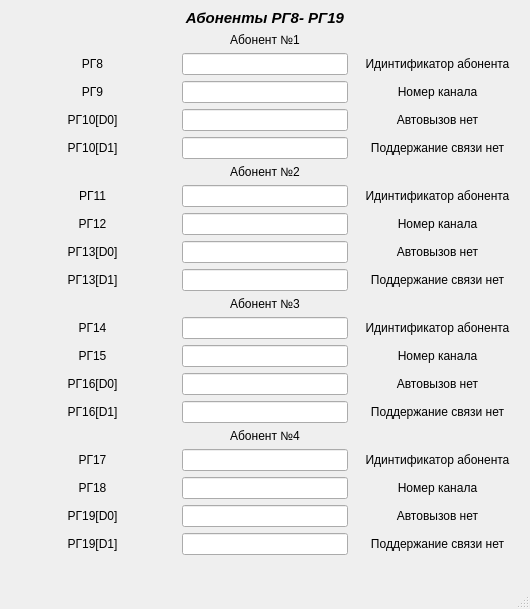
<?xml version="1.0" encoding="UTF-8"?>
<ui version="4.0">
 <class>MainWindow</class>
 <widget class="QMainWindow" name="MainWindow">
  <property name="geometry">
   <rect>
    <x>0</x>
    <y>0</y>
    <width>530</width>
    <height>609</height>
   </rect>
  </property>
  <property name="windowTitle">
   <string>MainWindow</string>
  </property>
  <widget class="QWidget" name="centralwidget">
   <layout class="QGridLayout" name="gridLayout_2">
    <item row="4" column="0">
     <spacer name="verticalSpacer">
      <property name="orientation">
       <enum>Qt::Vertical</enum>
      </property>
      <property name="sizeHint" stdset="0">
       <size>
        <width>20</width>
        <height>40</height>
       </size>
      </property>
     </spacer>
    </item>
    <item row="3" column="0">
     <layout class="QGridLayout" name="gridLayout">
      <item row="7" column="0">
       <widget class="QLabel" name="label_12">
        <property name="sizePolicy">
         <sizepolicy hsizetype="Preferred" vsizetype="Preferred">
          <horstretch>0</horstretch>
          <verstretch>0</verstretch>
         </sizepolicy>
        </property>
        <property name="text">
         <string>РГ11</string>
        </property>
        <property name="alignment">
         <set>Qt::AlignCenter</set>
        </property>
       </widget>
      </item>
      <item row="0" column="0" colspan="3">
       <widget class="QLabel" name="label">
        <property name="font">
         <font>
          <pointsize>11</pointsize>
          <italic>true</italic>
          <bold>true</bold>
         </font>
        </property>
        <property name="text">
         <string>Абоненты РГ8- РГ19</string>
        </property>
        <property name="alignment">
         <set>Qt::AlignCenter</set>
        </property>
       </widget>
      </item>
      <item row="17" column="1">
       <widget class="QLineEdit" name="lineEdit_22">
        <property name="sizePolicy">
         <sizepolicy hsizetype="Preferred" vsizetype="Preferred">
          <horstretch>0</horstretch>
          <verstretch>0</verstretch>
         </sizepolicy>
        </property>
        <property name="alignment">
         <set>Qt::AlignCenter</set>
        </property>
       </widget>
      </item>
      <item row="13" column="0">
       <widget class="QLabel" name="label_23">
        <property name="sizePolicy">
         <sizepolicy hsizetype="Preferred" vsizetype="Preferred">
          <horstretch>0</horstretch>
          <verstretch>0</verstretch>
         </sizepolicy>
        </property>
        <property name="text">
         <string>РГ15</string>
        </property>
        <property name="alignment">
         <set>Qt::AlignCenter</set>
        </property>
       </widget>
      </item>
      <item row="12" column="1">
       <widget class="QLineEdit" name="lineEdit_9">
        <property name="sizePolicy">
         <sizepolicy hsizetype="Preferred" vsizetype="Preferred">
          <horstretch>0</horstretch>
          <verstretch>0</verstretch>
         </sizepolicy>
        </property>
        <property name="alignment">
         <set>Qt::AlignCenter</set>
        </property>
       </widget>
      </item>
      <item row="13" column="2">
       <widget class="QLabel" name="label_49">
        <property name="sizePolicy">
         <sizepolicy hsizetype="Preferred" vsizetype="Preferred">
          <horstretch>0</horstretch>
          <verstretch>0</verstretch>
         </sizepolicy>
        </property>
        <property name="text">
         <string>Номер канала</string>
        </property>
        <property name="alignment">
         <set>Qt::AlignCenter</set>
        </property>
       </widget>
      </item>
      <item row="6" column="0" colspan="3">
       <widget class="QLabel" name="label_11">
        <property name="text">
         <string>Абонент №2</string>
        </property>
        <property name="alignment">
         <set>Qt::AlignCenter</set>
        </property>
       </widget>
      </item>
      <item row="15" column="1">
       <widget class="QLineEdit" name="lineEdit_21">
        <property name="sizePolicy">
         <sizepolicy hsizetype="Preferred" vsizetype="Preferred">
          <horstretch>0</horstretch>
          <verstretch>0</verstretch>
         </sizepolicy>
        </property>
        <property name="alignment">
         <set>Qt::AlignCenter</set>
        </property>
       </widget>
      </item>
      <item row="12" column="0">
       <widget class="QLabel" name="label_21">
        <property name="sizePolicy">
         <sizepolicy hsizetype="Preferred" vsizetype="Preferred">
          <horstretch>0</horstretch>
          <verstretch>0</verstretch>
         </sizepolicy>
        </property>
        <property name="text">
         <string>РГ14</string>
        </property>
        <property name="alignment">
         <set>Qt::AlignCenter</set>
        </property>
       </widget>
      </item>
      <item row="18" column="0">
       <widget class="QLabel" name="label_55">
        <property name="sizePolicy">
         <sizepolicy hsizetype="Preferred" vsizetype="Preferred">
          <horstretch>0</horstretch>
          <verstretch>0</verstretch>
         </sizepolicy>
        </property>
        <property name="text">
         <string>РГ18</string>
        </property>
        <property name="alignment">
         <set>Qt::AlignCenter</set>
        </property>
       </widget>
      </item>
      <item row="8" column="2">
       <widget class="QLabel" name="label_15">
        <property name="sizePolicy">
         <sizepolicy hsizetype="Preferred" vsizetype="Preferred">
          <horstretch>0</horstretch>
          <verstretch>0</verstretch>
         </sizepolicy>
        </property>
        <property name="text">
         <string>Номер канала</string>
        </property>
        <property name="alignment">
         <set>Qt::AlignCenter</set>
        </property>
       </widget>
      </item>
      <item row="15" column="0">
       <widget class="QLabel" name="label_48">
        <property name="sizePolicy">
         <sizepolicy hsizetype="Preferred" vsizetype="Preferred">
          <horstretch>0</horstretch>
          <verstretch>0</verstretch>
         </sizepolicy>
        </property>
        <property name="text">
         <string>РГ16[D1]</string>
        </property>
        <property name="alignment">
         <set>Qt::AlignCenter</set>
        </property>
       </widget>
      </item>
      <item row="10" column="2">
       <widget class="QLabel" name="label_19">
        <property name="sizePolicy">
         <sizepolicy hsizetype="Preferred" vsizetype="Preferred">
          <horstretch>0</horstretch>
          <verstretch>0</verstretch>
         </sizepolicy>
        </property>
        <property name="text">
         <string>Поддержание связи нет</string>
        </property>
        <property name="alignment">
         <set>Qt::AlignCenter</set>
        </property>
       </widget>
      </item>
      <item row="4" column="1">
       <widget class="QLineEdit" name="lineEdit_3">
        <property name="sizePolicy">
         <sizepolicy hsizetype="Preferred" vsizetype="Preferred">
          <horstretch>0</horstretch>
          <verstretch>0</verstretch>
         </sizepolicy>
        </property>
        <property name="alignment">
         <set>Qt::AlignCenter</set>
        </property>
       </widget>
      </item>
      <item row="13" column="1">
       <widget class="QLineEdit" name="lineEdit_19">
        <property name="sizePolicy">
         <sizepolicy hsizetype="Preferred" vsizetype="Preferred">
          <horstretch>0</horstretch>
          <verstretch>0</verstretch>
         </sizepolicy>
        </property>
        <property name="alignment">
         <set>Qt::AlignCenter</set>
        </property>
       </widget>
      </item>
      <item row="5" column="0">
       <widget class="QLabel" name="label_8">
        <property name="sizePolicy">
         <sizepolicy hsizetype="Preferred" vsizetype="Preferred">
          <horstretch>0</horstretch>
          <verstretch>0</verstretch>
         </sizepolicy>
        </property>
        <property name="text">
         <string>РГ10[D1]</string>
        </property>
        <property name="alignment">
         <set>Qt::AlignCenter</set>
        </property>
       </widget>
      </item>
      <item row="16" column="0" colspan="3">
       <widget class="QLabel" name="label_52">
        <property name="text">
         <string>Абонент №4</string>
        </property>
        <property name="alignment">
         <set>Qt::AlignCenter</set>
        </property>
       </widget>
      </item>
      <item row="20" column="1">
       <widget class="QLineEdit" name="lineEdit_25">
        <property name="sizePolicy">
         <sizepolicy hsizetype="Preferred" vsizetype="Preferred">
          <horstretch>0</horstretch>
          <verstretch>0</verstretch>
         </sizepolicy>
        </property>
        <property name="alignment">
         <set>Qt::AlignCenter</set>
        </property>
       </widget>
      </item>
      <item row="3" column="1">
       <widget class="QLineEdit" name="lineEdit_2">
        <property name="sizePolicy">
         <sizepolicy hsizetype="Preferred" vsizetype="Preferred">
          <horstretch>0</horstretch>
          <verstretch>0</verstretch>
         </sizepolicy>
        </property>
        <property name="alignment">
         <set>Qt::AlignCenter</set>
        </property>
       </widget>
      </item>
      <item row="18" column="2">
       <widget class="QLabel" name="label_58">
        <property name="sizePolicy">
         <sizepolicy hsizetype="Preferred" vsizetype="Preferred">
          <horstretch>0</horstretch>
          <verstretch>0</verstretch>
         </sizepolicy>
        </property>
        <property name="text">
         <string>Номер канала</string>
        </property>
        <property name="alignment">
         <set>Qt::AlignCenter</set>
        </property>
       </widget>
      </item>
      <item row="8" column="1">
       <widget class="QLineEdit" name="lineEdit_6">
        <property name="sizePolicy">
         <sizepolicy hsizetype="Preferred" vsizetype="Preferred">
          <horstretch>0</horstretch>
          <verstretch>0</verstretch>
         </sizepolicy>
        </property>
        <property name="alignment">
         <set>Qt::AlignCenter</set>
        </property>
       </widget>
      </item>
      <item row="9" column="0">
       <widget class="QLabel" name="label_16">
        <property name="sizePolicy">
         <sizepolicy hsizetype="Preferred" vsizetype="Preferred">
          <horstretch>0</horstretch>
          <verstretch>0</verstretch>
         </sizepolicy>
        </property>
        <property name="text">
         <string>РГ13[D0]</string>
        </property>
        <property name="alignment">
         <set>Qt::AlignCenter</set>
        </property>
       </widget>
      </item>
      <item row="7" column="1">
       <widget class="QLineEdit" name="lineEdit_5">
        <property name="sizePolicy">
         <sizepolicy hsizetype="Preferred" vsizetype="Preferred">
          <horstretch>0</horstretch>
          <verstretch>0</verstretch>
         </sizepolicy>
        </property>
        <property name="alignment">
         <set>Qt::AlignCenter</set>
        </property>
       </widget>
      </item>
      <item row="5" column="1">
       <widget class="QLineEdit" name="lineEdit_4">
        <property name="sizePolicy">
         <sizepolicy hsizetype="Preferred" vsizetype="Preferred">
          <horstretch>0</horstretch>
          <verstretch>0</verstretch>
         </sizepolicy>
        </property>
        <property name="alignment">
         <set>Qt::AlignCenter</set>
        </property>
       </widget>
      </item>
      <item row="2" column="1">
       <widget class="QLineEdit" name="lineEdit">
        <property name="sizePolicy">
         <sizepolicy hsizetype="Preferred" vsizetype="Preferred">
          <horstretch>0</horstretch>
          <verstretch>0</verstretch>
         </sizepolicy>
        </property>
        <property name="alignment">
         <set>Qt::AlignCenter</set>
        </property>
       </widget>
      </item>
      <item row="8" column="0">
       <widget class="QLabel" name="label_14">
        <property name="sizePolicy">
         <sizepolicy hsizetype="Preferred" vsizetype="Preferred">
          <horstretch>0</horstretch>
          <verstretch>0</verstretch>
         </sizepolicy>
        </property>
        <property name="text">
         <string>РГ12</string>
        </property>
        <property name="alignment">
         <set>Qt::AlignCenter</set>
        </property>
       </widget>
      </item>
      <item row="4" column="0">
       <widget class="QLabel" name="label_6">
        <property name="sizePolicy">
         <sizepolicy hsizetype="Preferred" vsizetype="Preferred">
          <horstretch>0</horstretch>
          <verstretch>0</verstretch>
         </sizepolicy>
        </property>
        <property name="text">
         <string>РГ10[D0]</string>
        </property>
        <property name="alignment">
         <set>Qt::AlignCenter</set>
        </property>
       </widget>
      </item>
      <item row="1" column="0" colspan="3">
       <widget class="QLabel" name="label_10">
        <property name="text">
         <string>Абонент №1</string>
        </property>
        <property name="alignment">
         <set>Qt::AlignCenter</set>
        </property>
       </widget>
      </item>
      <item row="9" column="1">
       <widget class="QLineEdit" name="lineEdit_7">
        <property name="sizePolicy">
         <sizepolicy hsizetype="Preferred" vsizetype="Preferred">
          <horstretch>0</horstretch>
          <verstretch>0</verstretch>
         </sizepolicy>
        </property>
        <property name="alignment">
         <set>Qt::AlignCenter</set>
        </property>
       </widget>
      </item>
      <item row="20" column="0">
       <widget class="QLabel" name="label_57">
        <property name="sizePolicy">
         <sizepolicy hsizetype="Preferred" vsizetype="Preferred">
          <horstretch>0</horstretch>
          <verstretch>0</verstretch>
         </sizepolicy>
        </property>
        <property name="text">
         <string>РГ19[D1]</string>
        </property>
        <property name="alignment">
         <set>Qt::AlignCenter</set>
        </property>
       </widget>
      </item>
      <item row="15" column="2">
       <widget class="QLabel" name="label_51">
        <property name="sizePolicy">
         <sizepolicy hsizetype="Preferred" vsizetype="Preferred">
          <horstretch>0</horstretch>
          <verstretch>0</verstretch>
         </sizepolicy>
        </property>
        <property name="text">
         <string>Поддержание связи нет</string>
        </property>
        <property name="alignment">
         <set>Qt::AlignCenter</set>
        </property>
       </widget>
      </item>
      <item row="19" column="1">
       <widget class="QLineEdit" name="lineEdit_24">
        <property name="sizePolicy">
         <sizepolicy hsizetype="Preferred" vsizetype="Preferred">
          <horstretch>0</horstretch>
          <verstretch>0</verstretch>
         </sizepolicy>
        </property>
        <property name="alignment">
         <set>Qt::AlignCenter</set>
        </property>
       </widget>
      </item>
      <item row="3" column="0">
       <widget class="QLabel" name="label_4">
        <property name="sizePolicy">
         <sizepolicy hsizetype="Preferred" vsizetype="Preferred">
          <horstretch>0</horstretch>
          <verstretch>0</verstretch>
         </sizepolicy>
        </property>
        <property name="text">
         <string>РГ9</string>
        </property>
        <property name="alignment">
         <set>Qt::AlignCenter</set>
        </property>
       </widget>
      </item>
      <item row="3" column="2">
       <widget class="QLabel" name="label_5">
        <property name="sizePolicy">
         <sizepolicy hsizetype="Preferred" vsizetype="Preferred">
          <horstretch>0</horstretch>
          <verstretch>0</verstretch>
         </sizepolicy>
        </property>
        <property name="text">
         <string>Номер канала</string>
        </property>
        <property name="alignment">
         <set>Qt::AlignCenter</set>
        </property>
       </widget>
      </item>
      <item row="12" column="2">
       <widget class="QLabel" name="label_22">
        <property name="sizePolicy">
         <sizepolicy hsizetype="Preferred" vsizetype="Preferred">
          <horstretch>0</horstretch>
          <verstretch>0</verstretch>
         </sizepolicy>
        </property>
        <property name="text">
         <string>Идинтификатор абонента</string>
        </property>
        <property name="alignment">
         <set>Qt::AlignCenter</set>
        </property>
       </widget>
      </item>
      <item row="7" column="2">
       <widget class="QLabel" name="label_13">
        <property name="sizePolicy">
         <sizepolicy hsizetype="Preferred" vsizetype="Preferred">
          <horstretch>0</horstretch>
          <verstretch>0</verstretch>
         </sizepolicy>
        </property>
        <property name="text">
         <string>Идинтификатор абонента</string>
        </property>
        <property name="alignment">
         <set>Qt::AlignCenter</set>
        </property>
       </widget>
      </item>
      <item row="19" column="0">
       <widget class="QLabel" name="label_56">
        <property name="sizePolicy">
         <sizepolicy hsizetype="Preferred" vsizetype="Preferred">
          <horstretch>0</horstretch>
          <verstretch>0</verstretch>
         </sizepolicy>
        </property>
        <property name="text">
         <string>РГ19[D0]</string>
        </property>
        <property name="alignment">
         <set>Qt::AlignCenter</set>
        </property>
       </widget>
      </item>
      <item row="11" column="0" colspan="3">
       <widget class="QLabel" name="label_20">
        <property name="text">
         <string>Абонент №3</string>
        </property>
        <property name="alignment">
         <set>Qt::AlignCenter</set>
        </property>
       </widget>
      </item>
      <item row="18" column="1">
       <widget class="QLineEdit" name="lineEdit_23">
        <property name="sizePolicy">
         <sizepolicy hsizetype="Preferred" vsizetype="Preferred">
          <horstretch>0</horstretch>
          <verstretch>0</verstretch>
         </sizepolicy>
        </property>
        <property name="alignment">
         <set>Qt::AlignCenter</set>
        </property>
       </widget>
      </item>
      <item row="5" column="2">
       <widget class="QLabel" name="label_9">
        <property name="sizePolicy">
         <sizepolicy hsizetype="Preferred" vsizetype="Preferred">
          <horstretch>0</horstretch>
          <verstretch>0</verstretch>
         </sizepolicy>
        </property>
        <property name="text">
         <string>Поддержание связи нет</string>
        </property>
        <property name="alignment">
         <set>Qt::AlignCenter</set>
        </property>
       </widget>
      </item>
      <item row="10" column="1">
       <widget class="QLineEdit" name="lineEdit_8">
        <property name="sizePolicy">
         <sizepolicy hsizetype="Preferred" vsizetype="Preferred">
          <horstretch>0</horstretch>
          <verstretch>0</verstretch>
         </sizepolicy>
        </property>
        <property name="alignment">
         <set>Qt::AlignCenter</set>
        </property>
       </widget>
      </item>
      <item row="14" column="0">
       <widget class="QLabel" name="label_47">
        <property name="sizePolicy">
         <sizepolicy hsizetype="Preferred" vsizetype="Preferred">
          <horstretch>0</horstretch>
          <verstretch>0</verstretch>
         </sizepolicy>
        </property>
        <property name="text">
         <string>РГ16[D0]</string>
        </property>
        <property name="alignment">
         <set>Qt::AlignCenter</set>
        </property>
       </widget>
      </item>
      <item row="14" column="2">
       <widget class="QLabel" name="label_50">
        <property name="sizePolicy">
         <sizepolicy hsizetype="Preferred" vsizetype="Preferred">
          <horstretch>0</horstretch>
          <verstretch>0</verstretch>
         </sizepolicy>
        </property>
        <property name="text">
         <string>Автовызов нет</string>
        </property>
        <property name="alignment">
         <set>Qt::AlignCenter</set>
        </property>
       </widget>
      </item>
      <item row="4" column="2">
       <widget class="QLabel" name="label_7">
        <property name="sizePolicy">
         <sizepolicy hsizetype="Preferred" vsizetype="Preferred">
          <horstretch>0</horstretch>
          <verstretch>0</verstretch>
         </sizepolicy>
        </property>
        <property name="text">
         <string>Автовызов нет</string>
        </property>
        <property name="alignment">
         <set>Qt::AlignCenter</set>
        </property>
       </widget>
      </item>
      <item row="14" column="1">
       <widget class="QLineEdit" name="lineEdit_20">
        <property name="sizePolicy">
         <sizepolicy hsizetype="Preferred" vsizetype="Preferred">
          <horstretch>0</horstretch>
          <verstretch>0</verstretch>
         </sizepolicy>
        </property>
        <property name="alignment">
         <set>Qt::AlignCenter</set>
        </property>
       </widget>
      </item>
      <item row="17" column="2">
       <widget class="QLabel" name="label_54">
        <property name="sizePolicy">
         <sizepolicy hsizetype="Preferred" vsizetype="Preferred">
          <horstretch>0</horstretch>
          <verstretch>0</verstretch>
         </sizepolicy>
        </property>
        <property name="text">
         <string>Идинтификатор абонента</string>
        </property>
        <property name="alignment">
         <set>Qt::AlignCenter</set>
        </property>
       </widget>
      </item>
      <item row="17" column="0">
       <widget class="QLabel" name="label_53">
        <property name="sizePolicy">
         <sizepolicy hsizetype="Preferred" vsizetype="Preferred">
          <horstretch>0</horstretch>
          <verstretch>0</verstretch>
         </sizepolicy>
        </property>
        <property name="text">
         <string>РГ17</string>
        </property>
        <property name="alignment">
         <set>Qt::AlignCenter</set>
        </property>
       </widget>
      </item>
      <item row="9" column="2">
       <widget class="QLabel" name="label_18">
        <property name="sizePolicy">
         <sizepolicy hsizetype="Preferred" vsizetype="Preferred">
          <horstretch>0</horstretch>
          <verstretch>0</verstretch>
         </sizepolicy>
        </property>
        <property name="text">
         <string>Автовызов нет</string>
        </property>
        <property name="alignment">
         <set>Qt::AlignCenter</set>
        </property>
       </widget>
      </item>
      <item row="2" column="2">
       <widget class="QLabel" name="label_2">
        <property name="sizePolicy">
         <sizepolicy hsizetype="Preferred" vsizetype="Preferred">
          <horstretch>0</horstretch>
          <verstretch>0</verstretch>
         </sizepolicy>
        </property>
        <property name="text">
         <string>Идинтификатор абонента</string>
        </property>
        <property name="alignment">
         <set>Qt::AlignCenter</set>
        </property>
       </widget>
      </item>
      <item row="10" column="0">
       <widget class="QLabel" name="label_17">
        <property name="sizePolicy">
         <sizepolicy hsizetype="Preferred" vsizetype="Preferred">
          <horstretch>0</horstretch>
          <verstretch>0</verstretch>
         </sizepolicy>
        </property>
        <property name="text">
         <string>РГ13[D1]</string>
        </property>
        <property name="alignment">
         <set>Qt::AlignCenter</set>
        </property>
       </widget>
      </item>
      <item row="2" column="0">
       <widget class="QLabel" name="label_3">
        <property name="sizePolicy">
         <sizepolicy hsizetype="Preferred" vsizetype="Preferred">
          <horstretch>0</horstretch>
          <verstretch>0</verstretch>
         </sizepolicy>
        </property>
        <property name="text">
         <string>РГ8</string>
        </property>
        <property name="alignment">
         <set>Qt::AlignCenter</set>
        </property>
       </widget>
      </item>
      <item row="19" column="2">
       <widget class="QLabel" name="label_94">
        <property name="sizePolicy">
         <sizepolicy hsizetype="Preferred" vsizetype="Preferred">
          <horstretch>0</horstretch>
          <verstretch>0</verstretch>
         </sizepolicy>
        </property>
        <property name="text">
         <string>Автовызов нет</string>
        </property>
        <property name="alignment">
         <set>Qt::AlignCenter</set>
        </property>
       </widget>
      </item>
      <item row="20" column="2">
       <widget class="QLabel" name="label_95">
        <property name="sizePolicy">
         <sizepolicy hsizetype="Preferred" vsizetype="Preferred">
          <horstretch>0</horstretch>
          <verstretch>0</verstretch>
         </sizepolicy>
        </property>
        <property name="text">
         <string>Поддержание связи нет</string>
        </property>
        <property name="alignment">
         <set>Qt::AlignCenter</set>
        </property>
       </widget>
      </item>
     </layout>
    </item>
   </layout>
  </widget>
  <widget class="QMenuBar" name="menubar">
   <property name="geometry">
    <rect>
     <x>0</x>
     <y>0</y>
     <width>530</width>
     <height>22</height>
    </rect>
   </property>
  </widget>
  <widget class="QStatusBar" name="statusbar"/>
 </widget>
 <tabstops>
  <tabstop>lineEdit</tabstop>
  <tabstop>lineEdit_2</tabstop>
  <tabstop>lineEdit_3</tabstop>
  <tabstop>lineEdit_4</tabstop>
  <tabstop>lineEdit_5</tabstop>
  <tabstop>lineEdit_6</tabstop>
  <tabstop>lineEdit_7</tabstop>
  <tabstop>lineEdit_8</tabstop>
  <tabstop>lineEdit_9</tabstop>
  <tabstop>lineEdit_19</tabstop>
  <tabstop>lineEdit_20</tabstop>
  <tabstop>lineEdit_21</tabstop>
  <tabstop>lineEdit_22</tabstop>
  <tabstop>lineEdit_23</tabstop>
  <tabstop>lineEdit_24</tabstop>
  <tabstop>lineEdit_25</tabstop>
 </tabstops>
 <resources/>
 <connections/>
</ui>
